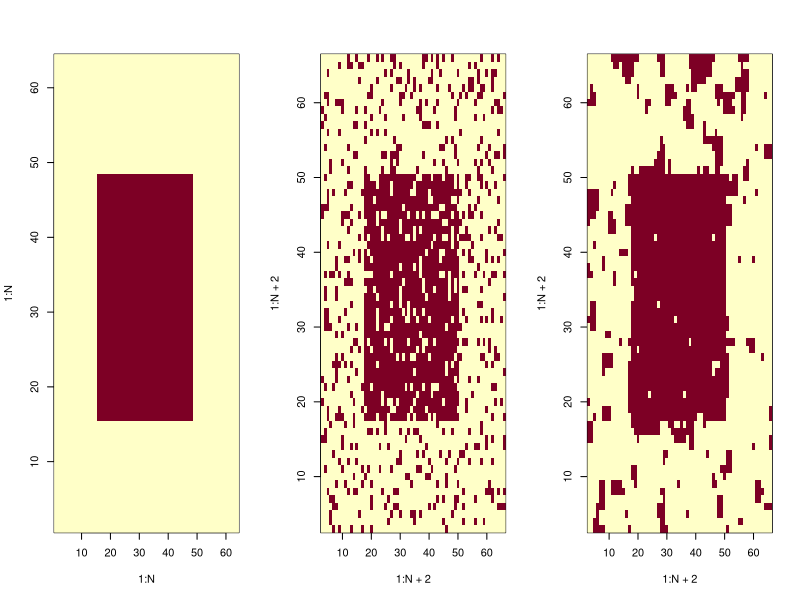

This chart was generated by the following R code: (Note: this script raises an error after producing the figure.)
## ---- chunk 1
library(ggplot2)
## ---- chunk 2
imageGenerator=function(forme, N){
  #fonction permettant de générer une matrice-image de forme choisie, et de taille N*N
  
  img <- matrix(-1, nrow= N, ncol= N)
  
  #----rectangle----
  if(forme== "rectangle"){
    img[(N/4):(N*3/4),(N/4):(N*3/4)] <- 1}
  
  #----losange----
  if(forme== "losange"){
    for (i in 1:N){
      for (j in 1:N){
        img[i,j]=-1+2*(abs(i-j)<=N/4)*(abs(i+j-N)<=N/4)  
      }}#for#for
  }#if
  
  #----bandes horizontales----
  if(forme=="bande"){
    for (j in 1:(N/2)){ img[,2*j]=rep(1,N) }
  }#if
  
  #----bandes verticales----
  
  return(img)
}#func
## ---- chunk 3
bruiteur=function(image, br, p){
  #fonction qui revoit l'image donnée en argument par la même image mais bruitée par la méthode demandée "br"
  imgBr <- image
  N <- dim(image)[1]
  bruit <- 0
  p <- 0.15
  #----binomiale----
  if(br== "rbinom"){bruit <- matrix(2*rbinom(N^2,1,1-p)-1,nrow=N,ncol=N)}
  
  #----poisson----      #futurs bruitages différents possibles
  #----normale----
  
  imgBr <- image*bruit
  return(imgBr)
}#func
## ---- chunk 4
correspondance=function(img0, img1, N){
  #fonction qui renvoit le pourcentage de correspondance entre deux images de mêmes tailles.
	
	nok <- 0 #nombre de pixels divergents
	
	for (i in (1:N)){
		for (j in (1:N)){
			if(img0[i,j] != img1[i,j]){nok <- nok+1}
		}#for
	}#for
	correspondance <- ((N^2)-nok)/(N^2)*100
	return(correspondance)
}#func
## ---- chunk 5

#parcours == aléatoire
#voisinage == manuel
#correspondance == sans 

GibbsIsing = function(forme, N, p, B, beta, alpha, n){
  # fonction qui réalise l'échantilloneur de Gibbs, sur le modèle d'Ising, avec une image img1 bruitée à partir de img0, afin de restaurer cette image.
  
  #----création de l'image parfaite img0----
  img0 = imageGenerator(forme, N)
  #----création de l'image bruitée, avec ajout d'une bordure.
	img1 = matrix(0, nrow=N+2, ncol=N+2)
	img1[2:(N+1),2:(N+1)] = bruiteur(img0, "rbinom", p) 
	img2 = img1 #image tampon
  img3 = img1 #mémoire du bruit initiale
  
  for(k in 1:n){ #n parcours de pixels
    #----choix d'un site au hasard---
    i <- 1+ceiling(N*runif(1)) # indice entre 2 et N+1 pour éviter le contour
    j <- 1+ceiling(N*runif(1))
    
    #----changement de valeur au site choisi sur img2 (1 ou -1) pour représenter E en entier avec img1 et img2 (cas d'une image en noir et blanc)----
    img2[i,j] = -img1[i,j]
    
    #----voisinage----
    v = img1[i+1,j] + img1[i-1,j] + img1[i,j+1] + img1[i,j-1]
    
    #----potentiels (modele d'ising)----
    U1 = -B*img1[i,j]-img1[i,j]*(beta*v + alpha*img3[i,j])
    U2 = -B*img2[i,j]-img2[i,j]*(beta*v + alpha*img3[i,j])
    
    #----calcule de la proba conditionnelle locale----
    P <- exp(-U2)/(exp(-U1)+exp(-U2))
    
    if(runif(1)<= P){img1[i,j]= img2[i,j]}#on change la valeur du pixel
    else{img2[i,j] <- img1[i,j]} #on garde la valeur du pixel
  }#for
  
  #----affichage----
  par(mfrow=c(1,3))
  
  img3 <- img3[2:(N+1),2:(N+1)] #on retire les contours
	img1 <- img1[2:(N+1),2:(N+1)]
  
	image(1:N,1:N,img0)#image initiale
	image(1:N+2,1:N+2,img3)#image bruitée
	image(1:N+2,1:N+2,img1)#image restaurée
}


## ---- chunk 6

Vstar=function(img, N, i, j, L){
  #fonction qui calcule le voisinage du pixel (i,j), selon le modèle de voisinage en étoile variable.
  
  vbranch=function(img, N, is, js, iv, jv, L){
	  #L détermine la longueur maximale d'une branche
	  #(iv, jv) appartient à [(0,1),(0,-1),(1,0),(-1,0)], c'est ce qui donne le sens de la branche à partir de s

	  v = c() #branche finale
	  vl = c() #branche brute
	  if(is<1 | is>N | js<1 | js>N){return("les coordonnées données sont en dehors de l'image")}

	  #----récupération des L sites de la branche potentielles sans condition----
	  for(k in(1:L)){
		  i <- is+k*iv
		  j <- js+k*jv
		  if(i>=1 && i<=N){ if(j>=1 && j<=N){ #teste si les coordonnées du candidat sont dans l'image
			  vl <- c(vl,img[i,j])
		  }}#if&if
	  }#for
	  if(is.null(vl[1])){return(0)} #si on est sur le bord
	
	  #----épuration selon la condition de valeur de site----
	  lead <- vl[1] #base de la branche, à côté du site
	  for(k in 1:length(vl)){ #parcours les L sites
		  if(vl[k]==lead){ v <- c(v,vl[k]) }#condition pour faire partie de la branche.
	  }#for
	
	  return(length(v)*lead) #"poid" de la branche. length(v) fait office de facteur, comme beta classiquement
  }#func
  
  #somme des quatre branches
	s <- 0
	s <- s + vbranch(img, N, i, j, -1, 0, L)
	s <- s + vbranch(img, N, i, j, 1, 0, L)
	s <- s + vbranch(img, N, i, j, 0, -1, L)
	s <- s + vbranch(img, N, i, j, 0, 1, L)
	return(s)
}#func
## ---- chunk 7

#avec TOUT

metropolisIsing=function(forme, N, beta, B, alpha, L, n, p){
	#fonction qui réalise l'algorithme de Gibbs sur une image bruitée img1 (à partir de img0),pour restaurer cette image.
	
	#----création de l'image parfaite img0----
	img0 = imageGenerator(forme, N)
	
	#----création d'une image auxiliaire img1, avec bord plus long et bruitage----
	img1 = matrix(0, nrow=N+2, ncol=N+2)
	img1[2:(N+1),2:(N+1)] = bruiteur(img0, "rbinom", p)
	img2 = img1 #image tampon
	img3 = img1 #mémoire du bruit initiale

	for(k in 1:n){ #n visites de pixels
	
		#----choix d'un pixel au hasard----
		i <- 1+ceiling(N*runif(1)) # indice entre 2 et N+1
		j <- 1+ceiling(N*runif(1))
		#i <- 2 + k%%N #de 2 à N+1
		#j <- 2 + k%/%(N-1)%%N #de 2 à N+1
		
		#----tirage nouvelle valeure candidate----
		img2[i,j] = -img1[i,j]
	
		#----voisinage----
		v = Vstar(img1, N+2, i, j, L)
	
		#----potentiels----
		U1 = -B*img1[i,j]-img1[i,j]*(beta*v + alpha*img3[i,j])#potentiel actuel
		U2 = -B*img2[i,j]-img2[i,j]*(beta*v + alpha*img3[i,j])#potentiel candidat
	
		#----test----
		dU = U2-U1
		p <- exp(-dU)
		
		if(runif(1)<=p){img1[i,j]= -img1[i,j]}#on change la valeur du pixel
		else{img2[i,j] <- img1[i,j]} #on garde la valeur du pixel
	}#for
	
	#----affichage----
	img3 <- img3[2:(N+1),2:(N+1)] #on retire le contour
	img1 <- img1[2:(N+1),2:(N+1)]
	
	par(mfrow=c(1,3))
	image(1:N,1:N,img0)#image initiale
	image(1:N+2,1:N+2,img3)#image bruitée
	image(1:N+2,1:N+2,img1)#image restaurée
  
	#----observation des performances de restauration----
	corresp <- correspondance(img0, img1, N)
	return(corresp) 
}#func

metropolisIsing("rectangle", 64, 1, 1, 0.6, 1, 10^4, 0.3)
## ---- chunk 8
#BASIQUE
#tirage == aléatoire
#voisinage == à la main
#correspondance ==  SANS

metropolisIsing=function(forme, N, p, B, beta, alpha, n){
	#fonction qui réalise l'algorithme de Metropolis sur une image bruitée img1 (à partir de img0), pour restaurer cette image.
	
	#----création de l'image parfaite img0----
	img0 = imageGenerator(forme, N)
	
	#----création d'une image auxiliaire img1, avec bord plus long et bruitage----
	img1 = matrix(0, nrow=N+2, ncol=N+2)
	img1[2:(N+1),2:(N+1)] = bruiteur(img0, "rbinom", p)
	img2 = img1 #image tampon
	img3 = img1 #mémoire du bruit initiale

	for(k in 1:n){ #n visites de pixels
	
		#----choix d'un pixel au hasard----
		i <- 1+ceiling(N*runif(1)) # indice entre 2 et N+1
		j <- 1+ceiling(N*runif(1))
		
		#----tirage nouvelle valeure candidate----
		img2[i,j] = -img1[i,j]
	
		#----voisinage----
		v = img1[i+1,j] + img1[i-1,j] + img1[i,j+1] + img1[i,j-1]
	
		#----potentiels----
		U1 = -B*img1[i,j]-img1[i,j]*(beta*v + alpha*img3[i,j])#potentiel actuel
		U2 = -B*img2[i,j]-img2[i,j]*(beta*v + alpha*img3[i,j])#potentiel candidat
	
		#----proba conditionnelle locale----
		dU = U2-U1
		p <- exp(-dU)
		
		if(runif(1)<=p){img1[i,j]= -img1[i,j]}#on change la valeur du pixel
		else{img2[i,j] <- img1[i,j]} #on garde la valeur du pixel
	}#for
	
	#----affichage----
	img3 <- img3[2:(N+1),2:(N+1)] #on retire le contour
	img1 <- img1[2:(N+1),2:(N+1)]
	
	par(mfrow=c(1,3))
	image(1:N,1:N,img0)#image initiale
	image(1:N+2,1:N+2,img3)#image bruitée
	image(1:N+2,1:N+2,img1)#image restaurée
  
}#func

#metropolisIsing("rectangle", 64, 1, 0, 0.6, 10^4, 0.3)
## ---- chunk 9
recuitSimuleGuyader = function(n, beta, N, p, alpha, stop){
  
  #----création de sigma0 le rectangle initial----
  sigma0 <- matrix(-1,nrow=N,ncol=N)  
  sigma0[(N/4):(N*3/4),(N/4):(N*3/4)] <- 1
  
  #----création de sigma le rectangle bruité----
  bruit <- matrix(2*rbinom(N^2,1,1-p)-1,nrow=N,ncol=N) 
  sigma <- sigma0*bruit  
  
  #----création image auxiliaire, avec contour suplémentaire pour calculer U plus facilement----
  Saux <- matrix(0, nrow=N+2, ncol=N+2) 
  Saux[2:(N+1),2:(N+1)] <- sigma
  sigmaaux <- Saux #sugmaaux = matrice auxiliaire pour le calcule de U, garde la valeur initiale de Saux (qui lui change)
  
  
  #--------le recuit simulé--------
  if(stop==0){ #cas où on s'arrête simplement après n itérations
    for (k in (1:n)) {
      #T <- 1/sqrt(sqrt((1+log(k))))
      T <- 1/k #T tend lentement vers 0
      iaux <- 1+ceiling(N*runif(1)) # indice entre 2 et N+1
      jaux <- 1+ceiling(N*runif(1))
      #iaux <- 2 + k%%N #de 2 à N+1
      #jaux <- 2 + k%/%(N-1)%%N #de 2 à N+1
      
      
      #----voisinage----
      #s <- Vstar(Saux, N, iaux, jaux)
      s <- Saux[iaux-1,jaux]+Saux[iaux+1,jaux]+Saux[iaux,jaux-1]+Saux[iaux,jaux+1]
      #print("s")
      #print(s)
      #----proba pour un recuit simulé, avec rapport de métropolis----
      r <- exp(-2*Saux[iaux,jaux]*(2*alpha*T*sigmaaux[iaux,jaux]+beta*s)/T)
      
      #----changement ou non de spin selon la proba r---
      if(runif(1)<r){Saux[iaux,jaux] <- -Saux[iaux,jaux]}
    }#for
  }#if
  
  if(stop==1){#cas ou on s'arrête après n itérations sans changement de spin
    X<-0#nombre d'itérations consécutives sans changement de spin
    it<-0
    while(X<=n) {
      it<-it+1
      #T <- 1/sqrt(sqrt((1+log(k))))
      T <- 1/k #T tend lentement vers 0
      iaux <- 1+ceiling(N*runif(1)) # indice entre 2 et N+1
      jaux <- 1+ceiling(N*runif(1))
      #iaux <- 2 + k%%N #de 2 à N+1
      #jaux <- 2 + k%/%(N-1)%%N #de 2 à N+1
      
      
      #----voisinage----
      s <- Saux[iaux-1,jaux]+Saux[iaux+1,jaux]+Saux[iaux,jaux-1]+Saux[iaux,jaux+1]
      
      #----proba pour un recuit simulé----
      r <- exp(-2*Saux[iaux,jaux]*(2*alpha*T*sigmaaux[iaux,jaux]+beta*s)/T)
      
      #----changement ou non de spin selon la proba r---
      if(runif(1)<r){
        Saux[iaux,jaux] <- -Saux[iaux,jaux]
        X <- 0#on vient de changer un spin, donc la condition d'arrêt retombe à 0
      }#if
      else{X <-X+1 } 
    }#while
    print(it)
  }#if
  
  S <- Saux[2:(N+1),2:(N+1)] #image finale (on retire le contour auxiliaire)
  
  
  #----pourcentage de correspondance----
  nok <- 0 #nombre de pixels divergents
  correspondance <- 0 #pourcentage sur nb pixels total
  for (i in (1:N)){
    for (j in (1:N)){
      if(S[i,j] != sigma0[i,j]){nok <- nok+1}
    }#for
  }#for
  correspondance <- ((N^2)-nok)/(N^2)*100
  #print(nok)
  #print(correspondance)
  
  
  #----affichage----
  par(mfrow=c(1,3))
  image(1:N,1:N,sigma0)
  image(1:N,1:N,sigma)
  image(1:N,1:N,S)
  return(correspondance)
}#function


#recuitSimuleGuyader(10^4, 2/3, 64, 0.25, 1/3, 0)
## ---- chunk 10
#BASIQUE
#tirage == aléatoire
#voisinage == à la main
#correspondance ==  SANS

recuitSimule_BASIQUE=function(forme, N, p, B, beta, alpha, n){
	#fonction qui réalise l'algorithme de recuit simulé, pour restaurer img1
	
	#----création de l'image parfaite img0----
	img0 = imageGenerator(forme, N)
	
	#----création d'une image auxiliaire img1, avec bordure et bruit----
	img1 = matrix(0, nrow=N+2, ncol=N+2)
	img1[2:(N+1),2:(N+1)] = bruiteur(img0, "rbinom", p)
	img2 = img1 #image tampon
	img3 = img1 #mémoire du bruit initiale

	for(k in 1:n){ #n visites de pixels
	  
	  T <- 1/log(n) #T tend lentement vers 0
	  
		#----choix d'un pixel au hasard----
		i <- 1+ceiling(N*runif(1)) # indice entre 2 et N+1
		j <- 1+ceiling(N*runif(1))
		
		#----tirage nouvelle valeure candidate----
		img2[i,j] = -img1[i,j]
	
		#----voisinage----
		v = img1[i+1,j] + img1[i-1,j] + img1[i,j+1] + img1[i,j-1]
	
		#----potentiels----
		U1 = -B*img1[i,j]-img1[i,j]*(beta*v + alpha*img3[i,j])#potentiel actuel
		U2 = -B*img2[i,j]-img2[i,j]*(beta*v + alpha*img3[i,j])#potentiel candidat
	
		#----probabilité conditionnelle locale, "recuite" à chaque itération----
		dU = U2-U1
		p <- exp(-dU/T)
		
		if(runif(1)<=p){img1[i,j]= -img1[i,j]}#changement
		else{img2[i,j] <- img1[i,j]} #inchangé
	}#for
	
	#----affichage----
	img3 <- img3[2:(N+1),2:(N+1)] #retire le contour
	img1 <- img1[2:(N+1),2:(N+1)]
	
	par(mfrow=c(1,3))
	image(1:N,1:N,img0)#image initiale
	image(1:N+2,1:N+2,img3)#image  bruitée
	image(1:N+2,1:N+2,img1)#image restaurée
  
}#func

## ---- chunk 11

energiehv=function(img){
  #fonction qui renvoie, dans un tuple, les sommes des doubles produits sur les lignes, et sur les colonnes.
  eligne=0
  ecolonne=0
  for (i in 1:N) {for (j in 1:(N-1)){eligne=eligne+img[i,j]*img[i,j+1]}}
  for (j in 1:N) {for (i in 1:(N-1)){ecolonne=ecolonne+img[i,j]*img[i+1,j]}}
  return(c(eligne,ecolonne))
}#func

restorStripe=function(forme, N, p, B, beta, alpha, n){
  #fonction de recuit simulé, pensé pour restaurer une image en bandes alternées, grâce à une disjonction de cas dans les calculs, entre l'horizontale et la verticale.
  
  #----img0, initiale----
  img0 = imageGenerator(forme, N)
  
  #----img1, avec bordure et bruit----
  img1 = matrix(0, nrow=N+2, ncol=N+2)
  img1[2:(N+1),2:(N+1)] = bruiteur(img0, "rbinom", p)
  img2 = img1 #tampon
  img3 = img1 #bruit initiale
  
  #----calcul des deux beta, horizontal et vertical----
  betah=2*energiehv(img1)[2]/(abs(energiehv(img1)[1])+abs(energiehv(img1)[2]))
  betav=2*energiehv(img1)[1]/(abs(energiehv(img1)[1])+abs(energiehv(img1)[2]))

	for(k in 1:n){ #n visites de pixels
	  
	  T <- 1/log(n)
	  
		#----choix d'un pixel au hasard----
		i <- 1+ceiling(N*runif(1))
		j <- 1+ceiling(N*runif(1))
		
		#----tirage nouvelle valeure candidate----
		img2[i,j] = -img1[i,j]
	
    #----calcule du voisinage séparément entre horizontale (Vh) et verticale (Vv)
    Vh <- img1[i-1,j]+img1[i+1,j]
    Vv <- img1[i,j-1]+img1[i,j+1]
	
		#----potentiels----
		U1 = -B*img1[i,j]-img1[i,j]*(betah*Vh + betav*Vv + alpha*img3[i,j])#potentiel actuel
		U2 = -B*img2[i,j]-img2[i,j]*(betah*Vh + betav*Vv + alpha*img3[i,j])#potentiel candidat
	
		#----test----
		dU = U2-U1
		p <- exp(-dU/T)
		
		if(runif(1)<=p){img1[i,j]= -img1[i,j]}#changé
		else{img2[i,j] <- img1[i,j]} #inchangé
	}#for
  
  
  #----affichage----
  img3 <- img3[2:(N+1),2:(N+1)] 
  img1 <- img1[2:(N+1),2:(N+1)]
  par(mfrow=c(1,3))
  image(1:N,1:N,img0)#image initiale
  image(1:N+2,1:N+2,img3)#image bruitée
  image(1:N+2,1:N+2,img1)#image restaurée
  
}#func

## ---- chunk 12

Vstar=function(img, N, i, j, L){
  #fonction qui calcule le voisinage du pixel (i,j), selon le modèle de voisinage en étoile variable.
  
  vbranch=function(img, N, is, js, iv, jv, L){
	  #L détermine la longueur maximale d'une branche
	  #(iv, jv) appartient à [(0,1),(0,-1),(1,0),(-1,0)], c'est ce qui donne le sens de la branche à partir de s

	  v = c() #branche finale
	  vl = c() #branche brute
	  if(is<1 | is>N | js<1 | js>N){return("les coordonnées données sont en dehors de l'image")}

	  #----récupération des L sites de la branche potentielles sans condition----
	  for(k in(1:L)){
		  i <- is+k*iv
		  j <- js+k*jv
		  if(i>=1 && i<=N){ if(j>=1 && j<=N){ #teste si les coordonnées du candidat sont dans l'image
			  vl <- c(vl,img[i,j])
		  }}#if&if
	  }#for
	  if(is.null(vl[1])){return(0)} #si on est sur le bord
	
	  #----épuration selon la condition de valeur de site----
	  lead <- vl[1] #base de la branche, à côté du site
	  for(k in 1:length(vl)){ #parcours les L sites
		  if(vl[k]==lead){ v <- c(v,vl[k]) }#condition pour faire partie de la branche.
	  }#for
	
	  return(length(v)*lead) #"poid" de la branche. length(v) fait office de facteur, comme beta classiquement
  }#func
  
  #somme des quatre branches
	s <- 0
	s <- s + vbranch(img, N, i, j, -1, 0, L)
	s <- s + vbranch(img, N, i, j, 1, 0, L)
	s <- s + vbranch(img, N, i, j, 0, -1, L)
	s <- s + vbranch(img, N, i, j, 0, 1, L)
	return(s)
}#func
## ---- chunk 13
recuitSimule_Vstar=function(forme, N, p, B, beta, alpha, n, L){
	#fonction qui réalise l'algorithme de recuit, mais dont le calcul de voisinage se faite selon le modèle en étoile variable.
	
	#----image parfaite img0----
	img0 = imageGenerator(forme, N)
	
	#----image auxiliaire img1, avec bordure et bruitage----
	img1 = matrix(0, nrow=N+2, ncol=N+2)
	img1[2:(N+1),2:(N+1)] = bruiteur(img0, "rbinom", p)
	img2 = img1 #tampon
	img3 = img1 #bruit initiale

	for(k in 1:n){
	  
	  T <- 1/log(n)
	  
		#----choix d'un pixel au hasard----
		i <- 1+ceiling(N*runif(1))
		j <- 1+ceiling(N*runif(1))
		
		#----tirage nouvelle valeure candidate----
		img2[i,j] = -img1[i,j]
	
		#----voisinage selon le modèle en étoile----
	  v = Vstar(img1, N+2, i, j, L)
		
		#----potentiels----
		U1 = -B*img1[i,j]-img1[i,j]*(beta*v + alpha*img3[i,j])#potentiel actuel
		U2 = -B*img2[i,j]-img2[i,j]*(beta*v + alpha*img3[i,j])#potentiel candidat
	
		#----test----
		dU = U2-U1
		p <- exp(-dU/T)
		
		if(runif(1)<=p){img1[i,j]= -img1[i,j]}#changé
		else{img2[i,j] <- img1[i,j]} #inchangé
	}#for
	
	#----affichage----
	img3 <- img3[2:(N+1),2:(N+1)] #on retire le contour
	img1 <- img1[2:(N+1),2:(N+1)]
	
	par(mfrow=c(1,3))
	image(1:N,1:N,img0)#image initiale
	image(1:N+2,1:N+2,img3)#image  bruitée
	image(1:N+2,1:N+2,img1)#image restaurée
	
	return(correspondance(img0, img1, N))
  
}#func


#recuitSimule_Vstar("rectangle", 64, 0.25, 0, 0.66,0.33,10^5,5)
## ---- chunk 14
MCdeMC_Vstar=function(forme, N, p, B, beta, alpha, n, k){
  #fonction qui renvoie le pourcentage de restauration en fonction de la longeur L des branches du voisinage.
  
  corresp = c(1,k) #stock des pourcentages
  longueur = c(1:k) #stock des valeurs de L
  
  for( L in longueur){
    print(L)
    corresp[L] = recuitSimule_Vstar(forme, N, p, B, beta, alpha, n, L)
  }#for
  
  rev <- data.frame(longeur_branche = c(1:k), correspondance = corresp )
  print(rev)
  ggplot(data = rev, aes(x="longeur des branches de voisinage",y="pourcentage de correspondance"))+geom_line()+geom_point() 
    # + geom_smooth()  
}#func

#MCdeMC_Vstar("rectangle", 64, 0.25, 0, 0.66, 0.33, 10^4, 10)
## ---- chunk 15
smartStop=function(forme, N, p, B, beta, alpha, S){
	#fonction qui réalise l'algorithme de Gibbs sur une image bruitée img1 (à partir de img0),pour restaurer cette image.
	
	#----création de l'image parfaite img0----
	img0 = imageGenerator(forme, N)
	
	#----création d'une image auxiliaire img1, avec bord plus long et bruitage----
	img1 = matrix(0, nrow=N+2, ncol=N+2)
	img1[2:(N+1),2:(N+1)] = bruiteur(img0, "rbinom", p)
	img2 = img1 #image tampon
	img3 = img1 #mémoire du bruit initiale
	
  X<-0 #nombre d'itérations consécutives sans changement de spin
  it<-0 #compteur
  
  while(X<=S) { 
	  
    it <- it+1
	  T <- 1/log(it) #T tend vers 0
	  
		#----choix d'un pixel au hasard----
		i <- 1+ceiling(N*runif(1)) # indice entre 2 et N+1
		j <- 1+ceiling(N*runif(1))
		
		#----tirage nouvelle valeure candidate----
		img2[i,j] = -img1[i,j]
	
		#----voisinage----
	  v = Vstar(img1, N+2, i, j, 5) # L arbitrairement fixé à 5
		
		#----potentiels----
		U1 = -B*img1[i,j]-img1[i,j]*(beta*v + alpha*img3[i,j])#potentiel actuel
		U2 = -B*img2[i,j]-img2[i,j]*(beta*v + alpha*img3[i,j])#potentiel candidat
	
		#----test----
		dU = U2-U1
		p <- exp(-dU/T)
		
		if(runif(1)<=p){#on change la valeur du pixel
		  img1[i,j]= -img1[i,j]
		  X <- 0} #on a changé un pixel, retour à la case départ
		  
		else{
		  img2[i,j] <- img1[i,j]
		  X <- X+1} #on garde la valeur du pixel
	}#for
	
	#----affichage----
	img3 <- img3[2:(N+1),2:(N+1)] #on retire le contour
	img1 <- img1[2:(N+1),2:(N+1)]
	
	par(mfrow=c(1,3))
	image(1:N,1:N,img0)#image initiale
	image(1:N+2,1:N+2,img3)#image  bruitée
	image(1:N+2,1:N+2,img1)#image restaurée
  
}#func

#recuitSimule_smartStop("rectangle", 64, 1, 0, 0.6, 200, 0.3)
## ---- chunk 16
smartStopLight=function(forme, N, p, B, beta, alpha, S, m){
	#fonction qui réalise l'algorithme de Gibbs sur une image bruitée img1 (à partir de img0),pour restaurer cette image.
	
	#----création de l'image parfaite img0----
	img0 = imageGenerator(forme, N)
	
	#----création d'une image auxiliaire img1, avec bord plus long et bruitage----
	img1 = matrix(0, nrow=N+2, ncol=N+2)
	img1[2:(N+1),2:(N+1)] = bruiteur(img0, "rbinom", p)
	img2 = img1 #image tampon
	img3 = img1 #mémoire du bruit initiale
	
  X<-0 #nombre d'itérations consécutives sans changement de spin
  Y <- 0 #nombre de changements de spin, remis à 0 dès que Y==m.
  it<-0 #compteur d'itération général
  
  while(X<=S) { 
	  
    it <- it+1
	  T <- 1/log(it) #T tend vers 0
	  
		#----choix d'un pixel au hasard----
		i <- 1+ceiling(N*runif(1)) # indice entre 2 et N+1
		j <- 1+ceiling(N*runif(1))
		
		#----tirage nouvelle valeure candidate----
		img2[i,j] = -img1[i,j]
	
		#----voisinage----
	  v = Vstar(img1, N+2, i, j, 5) # L arbitrairement fixé à 5
		
		#----potentiels----
		U1 = -B*img1[i,j]-img1[i,j]*(beta*v + alpha*img3[i,j])#potentiel actuel
		U2 = -B*img2[i,j]-img2[i,j]*(beta*v + alpha*img3[i,j])#potentiel candidat
	
		#----test----
		dU = U2-U1
		p <- exp(-dU/T)
		
		if(runif(1)<=p){#on change la valeur du pixel
		  img1[i,j]= -img1[i,j]
		  Y <- Y+1
		  if(Y==m+1){ #dépassement du cota de changement de valeur m
		    X <- 0
		    Y <- 0}
		  else{X <- X+1}
		}#if 
		  
		else{ #on garde la valeur du pixel
		  img2[i,j] <- img1[i,j]
		  X <- X+1} 
	}#for
	
	#----affichage----
	img3 <- img3[2:(N+1),2:(N+1)] #on retire le contour
	img1 <- img1[2:(N+1),2:(N+1)]
	
	par(mfrow=c(1,3))
	image(1:N,1:N,img0)#image initiale
	image(1:N+2,1:N+2,img3)#image  bruitée
	image(1:N+2,1:N+2,img1)#image restaurée
  
	print(it)
}#func

#smartStopLight("rectangle", 64,0.25, 0, 2/3, 1/3, 500, 15)
## ---- chunk 17
smartStop=function(forme, N, p, B, beta, alpha, S){
	#fonction qui réalise l'algorithme de Gibbs sur une image bruitée img1 (à partir de img0),pour restaurer cette image.
	
	#----création de l'image parfaite img0----
	img0 = imageGenerator(forme, N)
	
	#----création d'une image auxiliaire img1, avec bord plus long et bruitage----
	img1 = matrix(0, nrow=N+2, ncol=N+2)
	img1[2:(N+1),2:(N+1)] = bruiteur(img0, "rbinom", p)
	img2 = img1 #image tampon
	img3 = img1 #mémoire du bruit initiale
	
  X<-0 #nombre d'itérations consécutives sans changement de spin
  it<-0 #compteur
  
  while(X<=S) { 
	  
    it <- it+1
	  T <- 1/log(it) #T tend vers 0
	  
		#----choix d'un pixel au hasard----
		i <- 1+ceiling(N*runif(1)) # indice entre 2 et N+1
		j <- 1+ceiling(N*runif(1))
		
		#----tirage nouvelle valeure candidate----
		img2[i,j] = -img1[i,j]
	
		#----voisinage----
	  v = Vstar(img1, N+2, i, j, 5) # L arbitrairement fixé à 5
		
		#----potentiels----
		U1 = -B*img1[i,j]-img1[i,j]*(beta*v + alpha*img3[i,j])#potentiel actuel
		U2 = -B*img2[i,j]-img2[i,j]*(beta*v + alpha*img3[i,j])#potentiel candidat
	
		#----test----
		dU = U2-U1
		p <- exp(-dU/T)
		
		if(runif(1)<=p){#on change la valeur du pixel
		  img1[i,j]= -img1[i,j]
		  X <- 0} #on a changé un pixel, retour à la case départ
		  
		else{
		  img2[i,j] <- img1[i,j]
		  X <- X+1} #on garde la valeur du pixel
	}#for
	
	#----RETURN----
	img1 <- img1[2:(N+1),2:(N+1)]
	corresp <- correspondance(img0, img1, N)
	return(c(corresp,it)) #(pourcentage de restauration, nombre d'itérations nécessaires)
  
}#func
## ---- chunk 18
smartStopLight=function(forme, N, p, B, beta, alpha, S, m){

	img0 = imageGenerator(forme, N)
	img1 = matrix(0, nrow=N+2, ncol=N+2)
	img1[2:(N+1),2:(N+1)] = bruiteur(img0, "rbinom", p)
	img2 = img1 #image tampon
	img3 = img1 #mémoire du bruit initiale
  X<-0 #nombre d'itérations consécutives sans changement de spin
  Y <- 0 #nombre de changements de spin, remis à 0 dès que Y==m.
  it<-0 #compteur d'itération général
  while(X<=S) { 
    it <- it+1
	  T <- 1/log(it) #T tend vers 0
		i <- 1+ceiling(N*runif(1)) # indice entre 2 et N+1
		j <- 1+ceiling(N*runif(1))
		img2[i,j] = -img1[i,j]
	  v = Vstar(img1, N+2, i, j, 5) # L arbitrairement fixé à 5
		U1 = -B*img1[i,j]-img1[i,j]*(beta*v + alpha*img3[i,j])#potentiel actuel
		U2 = -B*img2[i,j]-img2[i,j]*(beta*v + alpha*img3[i,j])#potentiel candidat
		dU = U2-U1
		p <- exp(-dU/T)
		if(runif(1)<=p){#on change la valeur du pixel
		  img1[i,j]= -img1[i,j]
		  Y <- Y+1
		  if(Y==m+1){ #dépassement du cota de changement de valeur m
		    X <- 0
		    Y <- 0}
		  else{X <- X+1}
		}#if 
		else{ #on garde la valeur du pixel
		  img2[i,j] <- img1[i,j]
		  X <- X+1} 
	}#for
	
	#----RETURN----
	img1 <- img1[2:(N+1),2:(N+1)]
	corresp <- correspondance(img0, img1, N)
	return(c(corresp,it)) #(pourcentage de restauration, nombre d'itérations nécessaires)
}#func
## ---- chunk 19
disp_smartStop=function(forme, N, p, B, beta, alpha, S, pas){
  
  plage = seq(pas,S,pas) #plage S des tirages successifs sans changement
  l = length(plage)
  error = c(1:l) #stock du nombre d'erreurs maximal accepté
  corresp = c(1:l) #stock des pourcentages de restauration
  iter = c(1:l) #stock des quantités d'itérations
  
  for( ss in plage){
    m = 0.01*ss
    result = smartStopLight(forme, N, p, B, beta, alpha, ss, m)
    error[ss/pas] <- m
    corresp[ss/pas] <- result[1]
    iter[ss/pas] <- result[2]

  }#for
  
  rev <- data.frame(plage_evaluation=plage, erreur_maximal=error, correspondance=corresp, nombre_iteration=iter )

  ggplot(data = rev, aes(x="largeur de la plage",y="nombre d'itération"))+geom_line()+geom_point() 
    # + geom_smooth()  
  print(rev)
}#func

disp_smartStop("rectangle", 64, 0.25, 0, 0.66, 0.33, 2000, 200)
## ---- chunk 20
MCdeMC=function(pct, K, n, beta, N, p, alpha, stop){
  #algo de montecarlo sur celui de recuit simul?, pour estimer la proba de correspodnance
  #a pct% d'une image reconstitu?e, en fonction du nombre d'it?rations dans le recuitsimul?
  P <- 0
  E <- 0
  corresp=rep(0,K) #conteneur des résultats
  for (k in (1:K)) { #on fait K recuitSimul?
    corresp[k] = recuitSimule(n, beta, N, p, alpha, stop)
    if(corresp[k]>=pct){E <- E+1} #si le pourcentage de correspondance convient a la condition pct
  }
  
  P <- E/K  #les recuitSimule sont a priori ind?pendants les uns des autres, et r?alis?s identiquement
  print(P)
  
  plot(ecdf(corresp))

  survie=function(x){1-ecdf(corresp)(x)}
  x <- seq(min(corresp)-4,100,0.1)
  #plot.Surv(corresp)
  plot(x,survie(x),type="S")
}
## ---- chunk 21
MCdeMC_revo=function(n, beta, N, p, alpha, stop){
  corresp2 = c(1,n)
  revolution = c(1:n)
  for( revo in(1:n)){ #on va tester le recuit en faisant varier le nombre de révolution de 1 à 50 (cas ou stop = 0)
    corresp2[revo] = recuitSimuleFixe(revo, beta, N, p, alpha, stop)
  }#for
  rev <- data.frame(revo = c(1:n), correspondance = corresp2 )
  print(rev)
  ggplot(data = rev, aes(x="nombre_de_revolution", y="pourcentage de correspondance")) + geom_line()    # + geom_point() 
    # + geom_smooth()  
}#func

MCdeMC_revo(20, 2/3, 64, 0.2, 0.3, 0 )
## ---- chunk 22
recuitSimule_smartStop=function(forme, N, p, B, beta, alpha, pct){
	
	img0 = imageGenerator(forme, N)
	
	img1 = matrix(0, nrow=N+2, ncol=N+2)
	img1[2:(N+1),2:(N+1)] = bruiteur(img0, "rbinom", p)
	
	img00 = matrix(0, nrow=N+2, ncol=N+2) #ajout contour à img0 pour correspondance() dans le while
	img00[2:(N+1),2:(N+1)] = img0
	
	img2 = img1 #image tampon
	img3 = img1 #mémoire du bruit initiale
	
  corresp <- 0
	it<-0 #compteur
  
  while(corresp<pct) { #tant que le pourcentage de restoration est inférieure à celui demandé
	  
    it <- it+1
	  T <- 1/log(it) 
	  
		#----choix d'un pixel au hasard----
		i <- 1+ceiling(N*runif(1)) # indice entre 2 et N+1
		j <- 1+ceiling(N*runif(1))
		
		#----tirage nouvelle valeure candidate----
		img2[i,j] = -img1[i,j]
	
		#----voisinage----
	  v = Vstar(img1, N+2, i, j, 5) # L arbitrairement fixé à 5
		
		#----potentiels----
		U1 = -B*img1[i,j]-img1[i,j]*(beta*v + alpha*img3[i,j])#potentiel actuel
		U2 = -B*img2[i,j]-img2[i,j]*(beta*v + alpha*img3[i,j])#potentiel candidat
	
		#----test----
		dU = U2-U1
		p <- exp(-dU/T)
		
		if(runif(1)<=p){#on change la valeur du pixel
		  img1[i,j]= -img1[i,j]
		  X <- 0} #on a changé un pixel, retour à la case départ
		  
		else{
		  img2[i,j] <- img1[i,j]
		  X <- X+1} #on garde la valeur du pixel
		
		#----actualisation corresp----
		corresp <- correspondance(img0, img1, N)
		#print(corresp)
	}#while
	
	return(it)
}#func

#recuitSimule_smartStop("rectangle", 64, 0.25, 0, 0.66, 0.33, 90)
## ---- chunk 23
recuitSimuleFixe = function(n, beta, N, p, alpha, stop){
  
  #----cr?ation de sigma0 le rectangle initial----
  sigma0 <- matrix(-1,nrow=N,ncol=N)  
  sigma0[(N/4):(N*3/4),(N/4):(N*3/4)] <- 1
  
  #----cr?ation de sigma le rectangle bruit?----
  bruit <- matrix(2*rbinom(N^2,1,1-p)-1,nrow=N,ncol=N) 
  sigma <- sigma0*bruit  
  
  #----cr?ation image auxiliaire, avec contour supl?mentaire pour calculer U plus facilement----
  Saux <- matrix(0, nrow=N+2, ncol=N+2) 
  Saux[2:(N+1),2:(N+1)] <- sigma
  sigmaaux <- Saux #sugmaaux = matrice auxiliaire pour le calcule de U, garde la valeur initiale de Saux (qui lui change)

  
  #--------le recuit simul?--------
  if(stop==0){ #cas o? on s'arr?te simplement apr?s n it?rations
    for (k in (1:(N*N*n))) {#N*N*n = nombre d'itération nécessaires pour faire n révolutions
      #T <- 1/sqrt(sqrt((1+log(k))))
      T <- 1/k #T tend lentement vers 0
      #iaux <- 1+ceiling(N*runif(1)) # indice entre 2 et N+1
      #jaux <- 1+ceiling(N*runif(1))
      iaux <- 2 + k%%N #de 2 ? N+1
      jaux <- 2 + k%/%(N-1)%%N #de 2 ? N+1
      
      
      #----voisinage----
      #s <- Vstar(Saux, iaux, jaux)
      s <- Saux[iaux-1,jaux]+Saux[iaux+1,jaux]+Saux[iaux,jaux-1]+Saux[iaux,jaux+1]
      
      #----proba pour un recuit simul?----
      r <- exp(-2*Saux[iaux,jaux]*(2*alpha*T*sigmaaux[iaux,jaux]+beta*s)/T)
      
      #----changement ou non de spin selon la proba r---
      #rmc[k]=r
      if(runif(1)<r){Saux[iaux,jaux] <- -Saux[iaux,jaux]}
    }#for
  }#if
    
  if(stop==1){#cas ou on s'arr?te apr?s n it?rations sans changement de spin
    X<-0 #nombre d'it?rations cons?cutives sans changement de spin
    it<-0 #nb itération
    revo<-0 #nb de révolution
    while(X<=n) {
      it<-it+1
      revo <- it%/%N*N
      #T <- 1/sqrt(sqrt((1+log(k))))
      T <- 1/it #T tend lentement vers 0
      iaux <- 1+ceiling(N*runif(1)) # indice entre 2 et N+1
      jaux <- 1+ceiling(N*runif(1))
      #iaux <- 2 + k%%N #de 2 ? N+1
      #jaux <- 2 + k%/%(N-1)%%N #de 2 ? N+1
      
      
      #----voisinage----
      #s <- Vstar(Saux, iaux, jaux)
      s <- Saux[iaux-1,jaux]+Saux[iaux+1,jaux]+Saux[iaux,jaux-1]+Saux[iaux,jaux+1]
      
      #----proba pour un recuit simul?----
      r <- exp(-2*Saux[iaux,jaux]*(2*alpha*T*sigmaaux[iaux,jaux]+beta*s)/T)
      
      #----changement ou non de spin selon la proba r---
      #rmc[k]=r
      if(runif(1)<r){
        Saux[iaux,jaux] <- -Saux[iaux,jaux]
        X <- 0#on vient de changer un spin, donc la condition d'arr?t retombe ? 0
      }#if
      else{X <-X+1 } 
    }#while
    print(c("ItÃ©rations",it))
  }#if
  
  S <- Saux[2:(N+1),2:(N+1)] #image finale (on retire le contour auxiliaire)
    
    
  #----pourcentage de correspondance----
  corresp <- correspondance(S, sigma0, N)
  return(corresp)
  
}#function


MCdeMC_revo=function(n, beta, N, p, alpha, stop){
  corresp2 = c(1,n)
  revolution = c(1:n)
  for( revo in(1:n)){ #on va tester le recuit en faisant varier le nombre de révolution de 1 à 50 (cas ou stop = 0)
    corresp2[revo] = recuitSimuleFixe(revo, beta, N, p, alpha, stop)
  }#for
  rev <- data.frame(revo = c(1:n), correspondance = corresp2 )
  print(rev)
  ggplot(data = rev, aes(x="nombre_de_revolution", y="pourcentage de correspondance")) + geom_line()    # + geom_point() 
    # + geom_smooth()  
}#func

#MCdeMC_revo(20, 2/3, 64, 0.2, 0.3, 0 )
